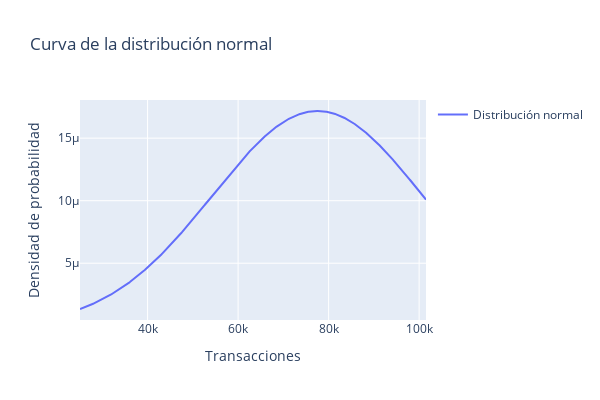

Notebook code for this chart:
### Markdown cell above
### Curva de distribución normal

### Code cell
df_grouped = data.resample('2W').size().reset_index(name='count')
media = df_grouped['count'].mean()
desviacion_estandar = df_grouped['count'].std()

x_values = np.linspace(df_grouped['count'].min(), df_grouped['count'].max(), 1000)
y_values = norm.pdf(x_values, media, desviacion_estandar)


fig = go.Figure()
fig.add_trace(go.Scatter(x=x_values, y=y_values, mode='lines', name='Distribución normal'))
fig.update_layout(title='Curva de la distribución normal',
                  xaxis_title='Transacciones',
                  yaxis_title='Densidad de probabilidad',
                  showlegend=True)
fig.update_layout(width=600, height=400) 

fig.show()

### Figure 1 — Plotly figure (JSON) as saved in the notebook; plotly's stock layout.template omitted (floating-point values rounded to 4 significant figures; data arrays with more than 128 entries replaced by an {"elided": "..."} marker saying what was removed)
{"data": [{"mode": "lines", "name": "Distribución normal", "type": "scatter", "x": {"elided": "1000 float values"}, "y": {"elided": "1000 float values"}}], "layout": {"height": 400, "showlegend": true, "title": {"text": "Curva de la distribución normal"}, "width": 600, "xaxis": {"title": {"text": "Transacciones"}}, "yaxis": {"title": {"text": "Densidad de probabilidad"}}}}
